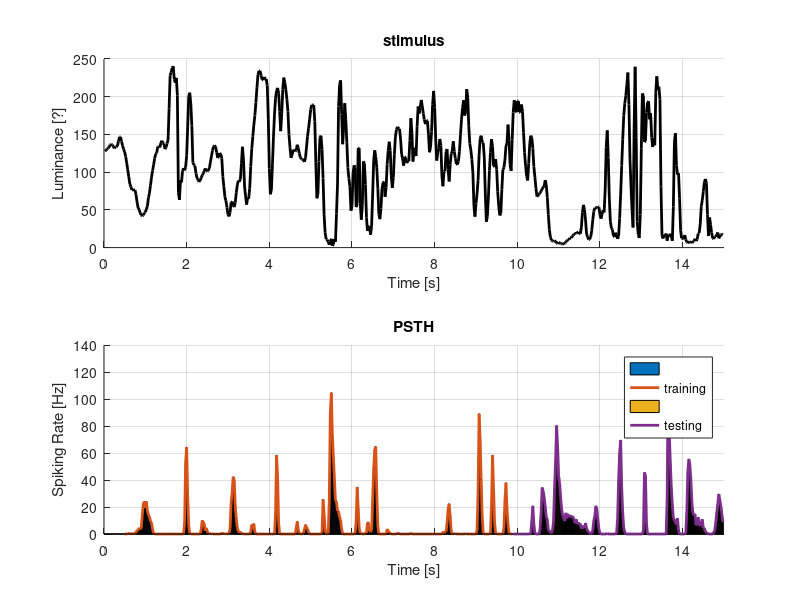
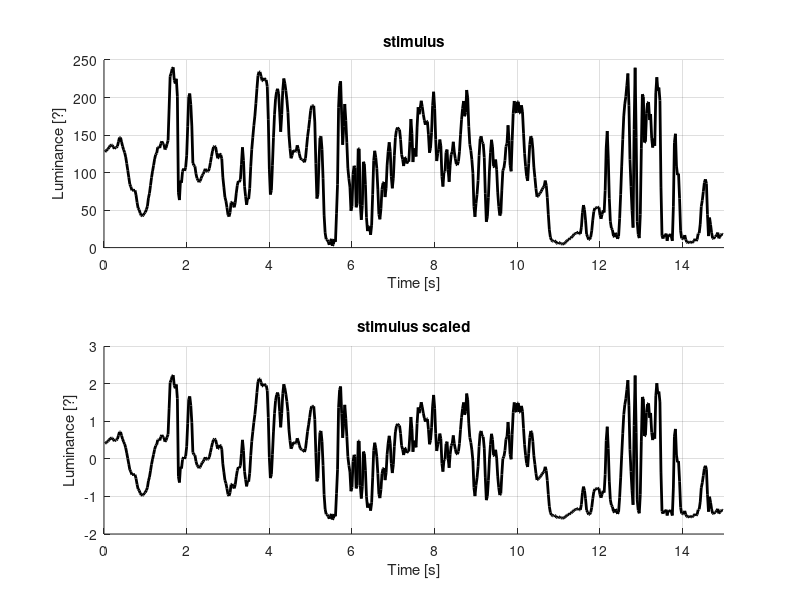
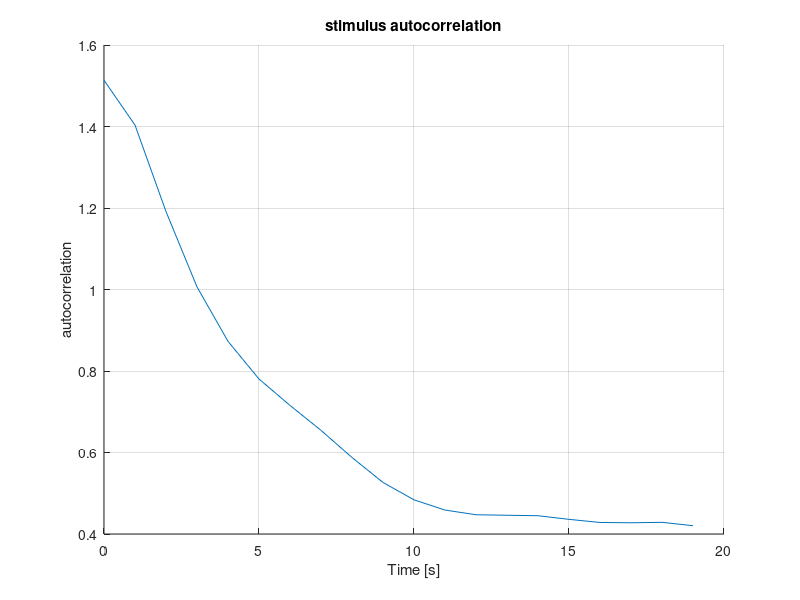
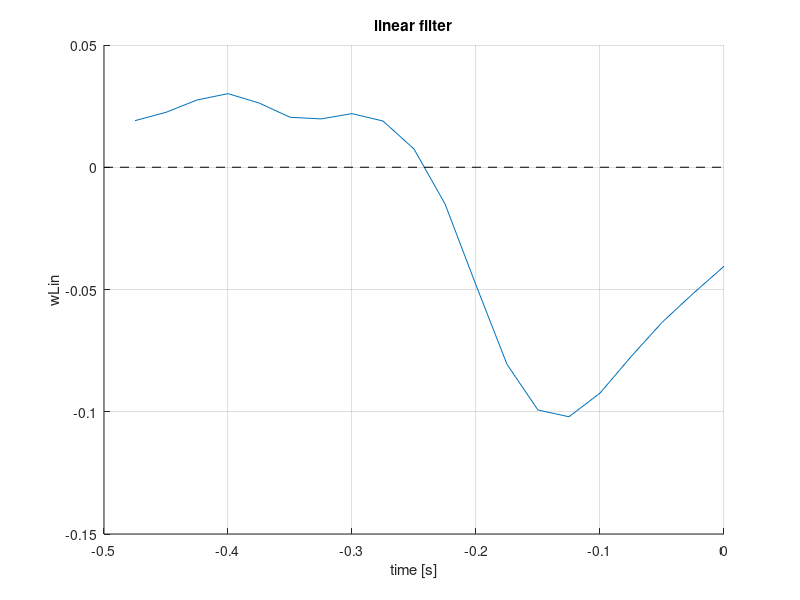

The MATLAB source for these figures, in order:
%%  2023_04_11 TP 1
%   MI210 - Neurocomputational Models
%   ===========================================================================

clc
clear all   % ctrl+r:   comment
close all   % ctrl+t: uncomment

RA = 217276;

whos -file dataENSTA_Lect_1.mat % sees  data
%   Name             Size              Bytes  Class     Attributes

%   binnedOFF      100x599            479200  double              
%   binnedON       100x599            479200  double              
%   dt               1x1                   8  double    sampling time          
%   stim           599x1                4792  double    stimulus

load dataENSTA_Lect_1.mat   % loads data

[R, T] = size(binnedOFF);
%   where:
%       - R: repetitions;
%       - T: measures in time;

integration_time = 0.5;
number_bins = integration_time/dt;  % number of time bins that correspond to desired
                                    % 0.5 seconds of integration time


%%  COMPUTE AND VISUALIZE STIMULUS PSTH
%   Peri-Stimulus Time Histogram
%   ============================================================================

%   PSTH stands for "Peri-Stimulus Time Histogram", which is a graphical 
%   representation of the firing rate of a neuron or a population of neurons 
%   over time in response to a specific stimulus or event.

%   The PSTH  in response to a stimulus is created by:
%       - dividing a period of time into small bins;
%       - counting the number of spikes that occur within each bin;

%   The resulting counts are then normalized by the bin width and the number
%   of trials to obtain an estimate of the average firing rate over time.

%   Normalized count is called the Spike Density Function also known from it's
%   accronym.

%   separated data from machine learning
training_time = number_bins : floor(0.66*T);    % training time bins, 2/3
testing_time  = ceil(0.66*T) : T;               % testing  time bins, 1/3
size_training = numel(training_time);
size_testing  = numel(testing_time);

%   select dataset:
if true
    %   studying OFF cells
    training_data = mean(binnedOFF(:,training_time), 1);
    testing_data  = mean(binnedOFF(:,testing_time),  1);
    
else
    %   studying ON  cells
    training_data = mean(binnedON(:,training_time), 1);
    testing_data  = mean(binnedON(:,testing_time),  1);

end

% normalization of bins
psth_training = training_data/dt;
psth_testing  = testing_data/dt;


fig=figure;

subplot(2,1,1)
hold on
title('stimulus')
plot((1:T)*dt, stim, 'k', 'LineWidth', 2.0)
xlabel('Time [s]'); xlim([0,15]);
ylabel('Luminance [?]')
grid on

subplot(2,1,2)
hold on
title('PSTH')
bar(training_time*dt, psth_training)
plot(training_time*dt, psth_training,'LineWidth', 2.0)
bar(testing_time*dt,  psth_testing)
plot(testing_time*dt,  psth_testing, 'LineWidth', 2.0)
xlabel('Time [s]'); xlim([0,15]);
ylabel('Spiking Rate [Hz]')
grid on
legend('', 'training', '', 'testing')

%   what we can notice:
%       - y-axis has is typical unit: Spikes per Second, [Hz] 
%           also know as Normalized Firing Rate;
%       - integration_time is respected: PSTH only start after the
%           0.5s were gone
% 
%   we can notice that the PSTH is sligthly right shifted dude to the integration
%   time chosen with spiking rate higher when the luminance is low, with a threshold
%   of around 55. 


%%  STIMULUS PRE-PROCESSING
%   ============================================================================

%   The pre-processing of a stimulus can involve several steps depending on the 
%   nature of the stimulus and the goals of the experiment. However, some common 
%   steps involved in stimulus pre-processing include:
%       - filtering: low-pass filter, band-pass filter or high-pass filter;
%       - scaling: normalize within a certain range;
%       - sampling: ;
%       - pre-processing: ;

%   we will use scaling: aiming a mean of zero and standard deviation of one.
stim_scaled = (stim' - mean(stim))/std(stim);
time_range = number_bins : T;

%   visualization
fig=figure;

subplot(2,1,1)
hold on
title('stimulus')
plot((1:T)*dt, stim, 'k', 'LineWidth', 2.0)
xlabel('Time [s]'); xlim([0,15]);
ylabel('Luminance [?]')
grid on

subplot(2,1,2)
hold on
title('stimulus scaled')
plot((1:T)*dt, stim_scaled, 'k', 'LineWidth', 2.0)
xlabel('Time [s]'); xlim([0,15]);
ylabel('Luminance [?]')
grid on

%   as we can see the curve is the same but shifted in th y-axis so it's mean
%   is on zero and is standar déviation in one as it's values are now between, 
%   for the most part, -1 and +1.


stim_full = zeros([T number_bins]);

%   each column will have an itegration window

for tt = time_range
    stim_full(tt, :) = stim_scaled((tt-number_bins+1) : tt);
end


%%  STIMULUS AUTOCORRELATION
%   ============================================================================
%   Stimulus autocorrelation refers to the degree to which a stimulus is correlated
%   with itself over time. 

%   Autocorrelation can be described as the degree to which a signal is correlated 
%   with a delayed version of itself.

%   In the context of stimulus processing, the autocorrelation of a stimulus is often
%   used to quantify its temporal structure.


%   luminance of time is related with the luminance from the previous and next time
%   simplify calculation from the correlation calcules
%   using the linear mode to calcule the matrix

%   compute autocorrelation of stim_full over training times
stim_autocorrelation = stim_full' * stim_full;

fig=figure;
hold on
%   notice that the time delay can be modify:
time_delay = 1;
%   this is possible because the autocorrelation varies with time delay
plot( 0:number_bins-1, stim_autocorrelation(time_delay,:)/size_training )
title('stimulus autocorrelation')
xlabel('Time [s]')
ylabel('autocorrelation');
% ylim([0 1]);
grid on

%   we can see that the autocorrelation is decreasing as time passed with means that
%   the stimulus is less correlated as time passes but it seems that it will stabilise
%   at around 0.4.

% expected that the data is decreesing, overtime the correlation is getting slower
% STA, the average of the data slide 13 of TD2
% STA


%%  STA, Spike-Triggered Average
%   ============================================================================
%   The spike-triggered average (STA) is a commonly used method in neuroscience
%   to characterize the relationship between the spiking activity of a neuron 
%   and its input.

%   It is a method for calculating the average stimulus that occurs before a
%   neuron fires an action potential (spike).

%   remove the mean to analyse the behavior in time
mean_training_data = mean(training_data);
training_data_zero_mean = training_data - mean_training_data;

STA = training_data_zero_mean * stim_full(training_time, :);

filter_linear_simple = STA * inv( diag( diag( stim_autocorrelation ) ) );
%   where only the main diagonal autocorrelation values were consider because
%   they are most relevant ones.

%   by the way it reduces the computation effort and therefore increases performance

%   visualization
fig=figure;
hold on
title('linear filter')
plot((1-number_bins:0)*dt, filter_linear_simple) % comment
plot( [-dt*number_bins 0], [0 0], '--k')
xlabel('time [s]')
ylabel('wLin')
grid on

%   interpretation chatGPT:
%       wLin positive: an increase in the stimulus increase the firing probability
%       wLin negative: an increase in the stimulus reduce   the firing probability


%   normalizy by the diagonal part of the 
%   ignore the fact the facct thtat the situmulous is corrected for the moment and continue with the calculation

% what are seeing:
    % it is biphasical, has a positive and a negative part
    % it is off, not logic gate behavior
    % it does not start at zero, has delay to behavior
    % as the values has autocorrelation 
    % as long as we ignore the autocorrelation the graph will have this behavior
    % biologicaly the plot it does not sense
    


%%  Linear Prediction
%   ============================================================================
%
% f(t) = \sum_tau w(tau) * ( x(t-tau) -mean(x) ) + mean_training_data
% missing the normal deviation of the sitimula
%

%   where we will try to predict the spikes of neurons with a linear model
%   given by the following:
prediction_linear_simple =  filter_linear_simple * stim_full(testing_time, :)' + mean_training_data;
% slide 1 page 13
%   where * is, in this case, a convolution of the linear filter with the stimulus

%   is worth meantioning that the testing time shall be used.

%   normalizing bins
psth_prediction_linear_simple = prediction_linear_simple/dt;

%   visualization
fig=figure;
hold on
title('PSTH: linear model')
plot(testing_time*dt, psth_testing,'LineWidth', 1.0)
plot(testing_time*dt, psth_prediction_linear_simple,'LineWidth', 2.0)
xlabel('Time [s]');         xlim([10 15])
ylabel('Spiking Rate (Hz)');
legend('data', 'linear')
grid on

%   as we can see on the graph there are negative spiking rate which has no
%   physical meaning and therefore indicate problems with this estimator.

%   in order to improve this prediction we could trunquate it's values to
%   remove the negative part.

%   as an estimator we can see that it's spikes are in phase with the data
%   but it's magnitude is far from coherent, peaks and valleys are not well
%   fitted.

%   compute the performance of the linear prediction with the 
performance_prediction_linear_simple = corr(psth_testing', prediction_linear_simple')

%   visualization
fig=figure;
hold on
title('scatter plot')
scatter(psth_testing, psth_prediction_linear_simple)
plot([-150 150],[-150 150],'--k')
xlabel('PSTH')
ylabel('prediction linear')
axis square;
grid on;



%%  ReLU Truncation
%   ============================================================================
%   
%   ReLU (Rectified Linear Unit) truncation is a non-linear activation function
%   that is commonly used in neural networks. It works by setting all negative
%   input values to zero and passing through positive input values.

%   The term "truncation" refers to the fact that the function is essentially
%   "cut off" at zero, meaning that it does not allow negative values to pass through.

%   implement non-linearity, very common in the brain, in the eyes and in machine learning.
%   it is need to add some non linearity to aproximate the system

prediction_ReLU_simple = max(prediction_linear_simple, 0);

%   normalizing bins
psth_prediction_ReLU_simple = prediction_ReLU_simple/dt;

fig=figure;
hold on
title('PSTH: ReLU')
plot(testing_time*dt, psth_testing)
plot(testing_time*dt, psth_prediction_linear_simple)
plot(testing_time*dt, psth_prediction_ReLU_simple, 'LineWidth', 2.0)
xlabel('Time [s]');         xlim([10 15])
ylabel('Spiking Rate [Hz]');
legend('data', 'linear', 'ReLU')
grid on

%   compute the performance of the ReLU with respect of the original data
performance_prediction_ReLU = corr(psth_testing', prediction_ReLU_simple')

%   visualization
fig=figure;
hold on
title('scatter plot')
scatter(psth_testing, psth_prediction_ReLU_simple)
plot([-150 150],[-150 150],'--k')
xlabel('PSTH')
ylabel('ReLU')
axis square;
grid on;

%   as we can by the increase of the correlation between the ReLU prediction
%   the ReLU truncation improves the estimation and correct the biological
%   incosistence.



%%  Full Autocovariance 
%   ============================================================================
% 
% STA(tau) = \sum_t rTilde(t) * xTilde(t-tau)
% w(tau) =  STA * Inv(autoCov)
% mean_training_data = mean( r(t) )
%

filter_linear_full = STA * inv( stim_autocorrelation );
%   when we consider all the autocorrelation values we can see that the
%   variance on the graph increases because the system is more sensible
%   to other values.

%   visualization
fig=figure;
hold on
title('linear filter')
plot((1-number_bins:0)*dt, filter_linear_simple)
plot((1-number_bins:0)*dt, filter_linear_full)
plot( [-dt*number_bins 0],[0 0],'--k')
xlabel('Past time [s]')
ylabel('wLin')
grid on

prediction_linear_full =  filter_linear_full * stim_full(testing_time, :)' + mean_training_data;

%   normalizing bins
psth_prediction_linear_full = prediction_linear_full/dt;

%   compute the performance
performance_prediction_linear_full = corr(psth_testing', prediction_linear_full')


%   applying ReLU truncation
prediction_ReLU_full = max(prediction_linear_full, 0);

%   normalizing bins
psth_prediction_ReLU_full = prediction_ReLU_full/dt;

%   compute the performance
performance_prediction_ReLU_full = corr(psth_testing', prediction_ReLU_full')



%   visualization
fig=figure;
hold on
title('PSTH: linear full')
plot(testing_time*dt, psth_testing)
plot(testing_time*dt, psth_prediction_linear_simple)
plot(testing_time*dt, psth_prediction_ReLU_simple)
plot(testing_time*dt, psth_prediction_linear_full)
plot(testing_time*dt, psth_prediction_ReLU_full)
xlabel('Time [s]');         xlim([10 15]);
ylabel('Spiking Rate [Hz]');
legend('data', 'linear simple', 'ReLU simple', 'linear full', 'ReLU full')
grid on

%   as we can see with the correlation value considering all the autocorrelation
%   improved the prediction overall but it is still far from great.

%   it seems that the prediction is smooter than the others and therefore it does
%   not have a lot of negative values but it can neither show the peaks correctly.



%%  Smoothness Regularization
%   ============================================================================
% f(t) = \sum_tau w(tau) * ( x(t-tau) -mean(x) ) + mean_training_data
% We seek to minimize 1/2 * \sum_t (r(t) - f(t) ).^2 + lambda/2 * w * Laplacian * w
%
% w * Laplacian * w = sum_tau (w(tau) - w(tau+1)).^2
%

%   defining a Laplacian matrix:
laplacian = 4 * eye(number_bins);
laplacian = laplacian - diag( ones([number_bins-1 1]), +1);    % upper diagonal
laplacian = laplacian - diag( ones([number_bins-1 1]), -1);    % lower diagonal
laplacian(1,1) = 2;
laplacian(end,end) = 2;

fig=figure;
title('laplacian matrix')
imagesc(laplacian);
colorbar;

%   define regularization strenght value
lambda = 0.015; % value chosen to optimized validation set

%   initialise parameters of linear regularization
w = 1e-9 * randn(1, number_bins);
b = 0;

%   initialise parameters of gradient descent
n_interations = 500;
eta = 1e-1; % step size

%   computing gradient descent
log_training = zeros(1, n_interations); % log likelihood training
log_testing  = zeros(1, n_interations); % log likelihood testing
for i = 1:n_interations
    % firing rate prediction
    firing_rate_training = exp(  w * stim_full(training_time,:)' + b );
    firing_rate_testing  = exp(  w * stim_full(testing_time,:)' + b );
    
    % log-likelihood training
    ll = log(firing_rate_training) .* training_data - firing_rate_training ;
    log_training(i) = mean(ll)  - 0.5 * lambda * w * laplacian * w';

    % log-likelihood testing
    ll = log(firing_rate_testing ) .* testing_data - firing_rate_testing ;
    log_testing(i) = mean(ll);

    % derivative of log likelihood
    dL_w =    (training_data - firing_rate_training) * stim_full(training_time,:)/size_training;
    dL_b = sum(training_data - firing_rate_training)/size_training;

    % update parameters 
    w = w + eta * dL_w - lambda * w * laplacian; 
    b = b + eta * dL_b;
end

%   renaming variable
filter_linear_regularization = w;

fig=figure;
hold on
title('linear filter')
plot((1-number_bins:0)*dt, filter_linear_simple)
plot((1-number_bins:0)*dt, filter_linear_full)
plot((1-number_bins:0)*dt, filter_linear_regularization)
plot( [-dt*number_bins 0],[0 0],'--k')
xlabel('Past time [s]')
ylabel('filter')
legend('simple', 'full', 'regularization')
grid on


%   normalizing bins
psth_prediction_linear_regularization = firing_rate_testing/dt;

%   computing the performance
performance_prediction_linear_regularization = corr(psth_testing', psth_prediction_linear_regularization')


%   applying ReLU truncation
prediction_ReLU_full = max(firing_rate_testing, 0);

%   normalizing bins
psth_prediction_ReLU_regularization = prediction_ReLU_full/dt;

%   computing the performance
performance_prediction_ReLU_regularization = corr(psth_testing', psth_prediction_ReLU_regularization')


fig=figure;
hold on
title('PSTH: linear full')
plot(testing_time*dt,psth_testing)
plot(testing_time*dt,psth_prediction_ReLU_simple)
plot(testing_time*dt,psth_prediction_ReLU_full)
plot(testing_time*dt,psth_prediction_ReLU_regularization)
xlabel('Time [s]');         xlim([10 15])
ylabel('Spiking Rate [Hz]');
legend('data', 'ReLU simple', 'ReLU full', 'ReLU regularization')
grid on



%%  Lamba Optimization
%   ============================================================================

lambda_values = logspace(-4,6,100);
size_lambda_values = numel(lambda_values);
performance_lambda = zeros([size_lambda_values 1]);

for ll = 1:size_lambda_values
    lambda  = lambda_values(ll);
    filter_linear_lambda = STA * inv( stim_autocorrelation + lambda * laplacian );
    prediction_linear_lambda = filter_linear_lambda * stim_full(testing_time,:)' + mean_training_data;

    performance_lambda(ll) =  corr(psth_testing', prediction_linear_lambda');
end


fig=figure;
hold on
title('prediction linear regularization')
plot(lambda_values, performance_lambda)
set(gca,'XScale','log')
xlabel('Regularization strenght')
ylabel('Performance')
grid on

%% COMPUTE OPTIMAL W and ADD ReLU

[~,llBest] = max(performance_lambda);

lambda = lambda_values(llBest);
filter_linear_lambda = STA * inv( stim_autocorrelation + lambda * laplacian );
prediction_linear_regularization = filter_linear_lambda * stim_full(testing_time,:)' + mean_training_data;

performance_prediction_linear_optimization = corr(psth_testing', prediction_linear_regularization')

perforamnce_prediction_ReLU_optimization = corr(psth_testing', max(prediction_linear_regularization,0)')

fig=figure;
hold on
title('linear filter')
plot((1-number_bins:0)*dt,filter_linear_simple)
plot((1-number_bins:0)*dt,filter_linear_full)
plot((1-number_bins:0)*dt,filter_linear_regularization)
plot((1-number_bins:0)*dt,filter_linear_lambda)
plot( [-dt*number_bins 0],[0 0],'--k')
legend('simple', 'full', 'regularization', 'lambda')
xlabel('Past time [s]')
ylabel('filter')